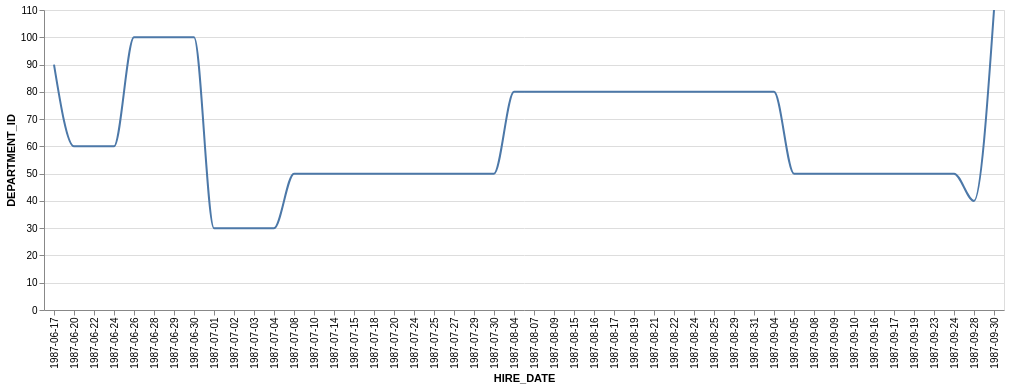

Vega-Lite specification for this chart:
### Vega-Lite specification from a JSON file in a GitHub repository (floating-point values rounded to 4 significant figures)
{"data": {"values": [{"x_data": "1987-06-17", "y_data": 90}, {"x_data": "1987-06-20", "y_data": 60}, {"x_data": "1987-06-22", "y_data": 60}, {"x_data": "1987-06-24", "y_data": 60}, {"x_data": "1987-06-26", "y_data": 100}, {"x_data": "1987-06-28", "y_data": 100}, {"x_data": "1987-06-29", "y_data": 100}, {"x_data": "1987-06-30", "y_data": 100}, {"x_data": "1987-07-01", "y_data": 30}, {"x_data": "1987-07-02", "y_data": 30}, {"x_data": "1987-07-03", "y_data": 30}, {"x_data": "1987-07-04", "y_data": 30}, {"x_data": "1987-07-08", "y_data": 50}, {"x_data": "1987-07-10", "y_data": 50}, {"x_data": "1987-07-14", "y_data": 50}, {"x_data": "1987-07-15", "y_data": 50}, {"x_data": "1987-07-18", "y_data": 50}, {"x_data": "1987-07-20", "y_data": 50}, {"x_data": "1987-07-24", "y_data": 50}, {"x_data": "1987-07-25", "y_data": 50}, {"x_data": "1987-07-27", "y_data": 50}, {"x_data": "1987-07-29", "y_data": 50}, {"x_data": "1987-07-30", "y_data": 50}, {"x_data": "1987-08-04", "y_data": 80}, {"x_data": "1987-08-07", "y_data": 80}, {"x_data": "1987-08-09", "y_data": 80}, {"x_data": "1987-08-15", "y_data": 80}, {"x_data": "1987-08-16", "y_data": 80}, {"x_data": "1987-08-17", "y_data": 80}, {"x_data": "1987-08-19", "y_data": 80}, {"x_data": "1987-08-21", "y_data": 80}, {"x_data": "1987-08-22", "y_data": 80}, {"x_data": "1987-08-24", "y_data": 80}, {"x_data": "1987-08-25", "y_data": 80}, {"x_data": "1987-08-29", "y_data": 80}, {"x_data": "1987-08-31", "y_data": 80}, {"x_data": "1987-09-04", "y_data": 80}, {"x_data": "1987-09-05", "y_data": 50}, {"x_data": "1987-09-08", "y_data": 50}, {"x_data": "1987-09-09", "y_data": 50}, {"x_data": "1987-09-10", "y_data": 50}, {"x_data": "1987-09-16", "y_data": 50}, {"x_data": "1987-09-17", "y_data": 50}, {"x_data": "1987-09-19", "y_data": 50}, {"x_data": "1987-09-23", "y_data": 50}, {"x_data": "1987-09-24", "y_data": 50}, {"x_data": "1987-09-28", "y_data": 40}, {"x_data": "1987-09-30", "y_data": 110}]}, "mark": {"type": "line", "interpolate": "monotone"}, "encoding": {"x": {"field": "x_data", "type": "nominal", "title": "HIRE_DATE", "sort": "ascending"}, "y": {"field": "y_data", "type": "quantitative", "title": "DEPARTMENT_ID"}}}
